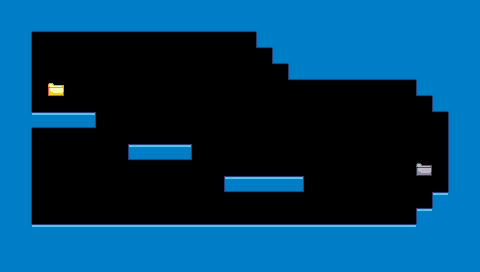

A 2D game scene composited from a Tiled map and its tileset images. What follows is a short description and the map's XML, with every tile layer's data as written:
An orthogonal 30x17 tile map with 16x16 px tiles, 2 tile layers (blue, folderClosed), 2 tilesets and 2 objects.

<map version="1.0" tiledversion="1.1.1" orientation="orthogonal" renderorder="right-down" width="30" height="17" tilewidth="16" tileheight="16" infinite="0" nextobjectid="4">
 <properties>
  <property name="background" type="file" value="../../images/backgrounds/hills.png" />
 </properties>
 <tileset firstgid="1" source="../tiles/blue.tsx" />
 <tileset firstgid="17" source="../tiles/folderClosed.tsx" />
 <layer name="blue" width="30" height="17">
  <data encoding="csv">
11,11,11,11,11,11,11,11,11,11,11,11,11,11,11,11,11,11,11,11,11,11,11,11,11,11,11,11,11,11,
11,11,15,15,15,15,15,15,15,15,15,15,15,15,15,15,11,11,11,11,11,11,11,11,11,11,11,11,11,11,
11,12,0,0,0,0,0,0,0,0,0,0,0,0,0,0,14,11,11,11,11,11,11,11,11,11,11,11,11,11,
11,12,0,0,0,0,0,0,0,0,0,0,0,0,0,0,0,14,11,11,11,11,11,11,11,11,11,11,11,11,
11,12,0,0,0,0,0,0,0,0,0,0,0,0,0,0,0,0,14,15,15,15,15,15,15,15,11,11,11,11,
11,12,0,0,0,0,0,0,0,0,0,0,0,0,0,0,0,0,0,0,0,0,0,0,0,0,14,11,11,11,
11,12,0,0,0,0,0,0,0,0,0,0,0,0,0,0,0,0,0,0,0,0,0,0,0,0,0,14,11,11,
11,11,3,3,3,4,0,0,0,0,0,0,0,0,0,0,0,0,0,0,0,0,0,0,0,0,0,0,10,11,
11,12,0,0,0,0,0,0,0,0,0,0,0,0,0,0,0,0,0,0,0,0,0,0,0,0,0,0,10,11,
11,12,0,0,0,0,0,0,2,3,3,4,0,0,0,0,0,0,0,0,0,0,0,0,0,0,0,0,10,11,
11,12,0,0,0,0,0,0,0,0,0,0,0,0,0,0,0,0,0,0,0,0,0,0,0,0,0,0,10,11,
11,12,0,0,0,0,0,0,0,0,0,0,0,0,2,3,3,3,4,0,0,0,0,0,0,0,0,0,10,11,
11,12,0,0,0,0,0,0,0,0,0,0,0,0,0,0,0,0,0,0,0,0,0,0,0,0,0,6,11,11,
11,12,0,0,0,0,0,0,0,0,0,0,0,0,0,0,0,0,0,0,0,0,0,0,0,0,6,11,11,11,
11,11,7,7,7,7,7,7,7,7,7,7,7,7,7,7,7,7,7,7,7,7,7,7,7,7,11,11,11,11,
11,11,11,11,11,11,11,11,11,11,11,11,11,11,11,11,11,11,11,11,11,11,11,11,11,11,11,11,11,11,
11,11,11,11,11,11,11,11,11,11,11,11,11,11,11,11,11,11,11,11,11,11,11,11,11,11,11,11,11,11
</data>
 </layer>
 <layer name="folderClosed" width="30" height="17">
  <data encoding="csv">
0,0,0,0,0,0,0,0,0,0,0,0,0,0,0,0,0,0,0,0,0,0,0,0,0,0,0,0,0,0,
0,0,0,0,0,0,0,0,0,0,0,0,0,0,0,0,0,0,0,0,0,0,0,0,0,0,0,0,0,0,
0,0,0,0,0,0,0,0,0,0,0,0,0,0,0,0,0,0,0,0,0,0,0,0,0,0,0,0,0,0,
0,0,0,0,0,0,0,0,0,0,0,0,0,0,0,0,0,0,0,0,0,0,0,0,0,0,0,0,0,0,
0,0,0,0,0,0,0,0,0,0,0,0,0,0,0,0,0,0,0,0,0,0,0,0,0,0,0,0,0,0,
0,0,0,17,0,0,0,0,0,0,0,0,0,0,0,0,0,0,0,0,0,0,0,0,0,0,0,0,0,0,
0,0,0,0,0,0,0,0,0,0,0,0,0,0,0,0,0,0,0,0,0,0,0,0,0,0,0,0,0,0,
0,0,0,0,0,0,0,0,0,0,0,0,0,0,0,0,0,0,0,0,0,0,0,0,0,0,0,0,0,0,
0,0,0,0,0,0,0,0,0,0,0,0,0,0,0,0,0,0,0,0,0,0,0,0,0,0,0,0,0,0,
0,0,0,0,0,0,0,0,0,0,0,0,0,0,0,0,0,0,0,0,0,0,0,0,0,0,0,0,0,0,
0,0,0,0,0,0,0,0,0,0,0,0,0,0,0,0,0,0,0,0,0,0,0,0,0,0,18,0,0,0,
0,0,0,0,0,0,0,0,0,0,0,0,0,0,0,0,0,0,0,0,0,0,0,0,0,0,0,0,0,0,
0,0,0,0,0,0,0,0,0,0,0,0,0,0,0,0,0,0,0,0,0,0,0,0,0,0,0,0,0,0,
0,0,0,0,0,0,0,0,0,0,0,0,0,0,0,0,0,0,0,0,0,0,0,0,0,0,0,0,0,0,
0,0,0,0,0,0,0,0,0,0,0,0,0,0,0,0,0,0,0,0,0,0,0,0,0,0,0,0,0,0,
0,0,0,0,0,0,0,0,0,0,0,0,0,0,0,0,0,0,0,0,0,0,0,0,0,0,0,0,0,0,
0,0,0,0,0,0,0,0,0,0,0,0,0,0,0,0,0,0,0,0,0,0,0,0,0,0,0,0,0,0
</data>
 </layer>
 <objectgroup name="objects">
  <object id="1" x="416" y="160" width="16" height="16">
   <properties>
    <property name="name" value="C" />
    <property name="type" value="folder" />
   </properties>
  </object>
  <object id="3" x="48" y="80" width="16" height="16">
   <properties>
    <property name="name" value="Frank" />
    <property name="type" value="folder" />
   </properties>
  </object>
 </objectgroup>
</map>
